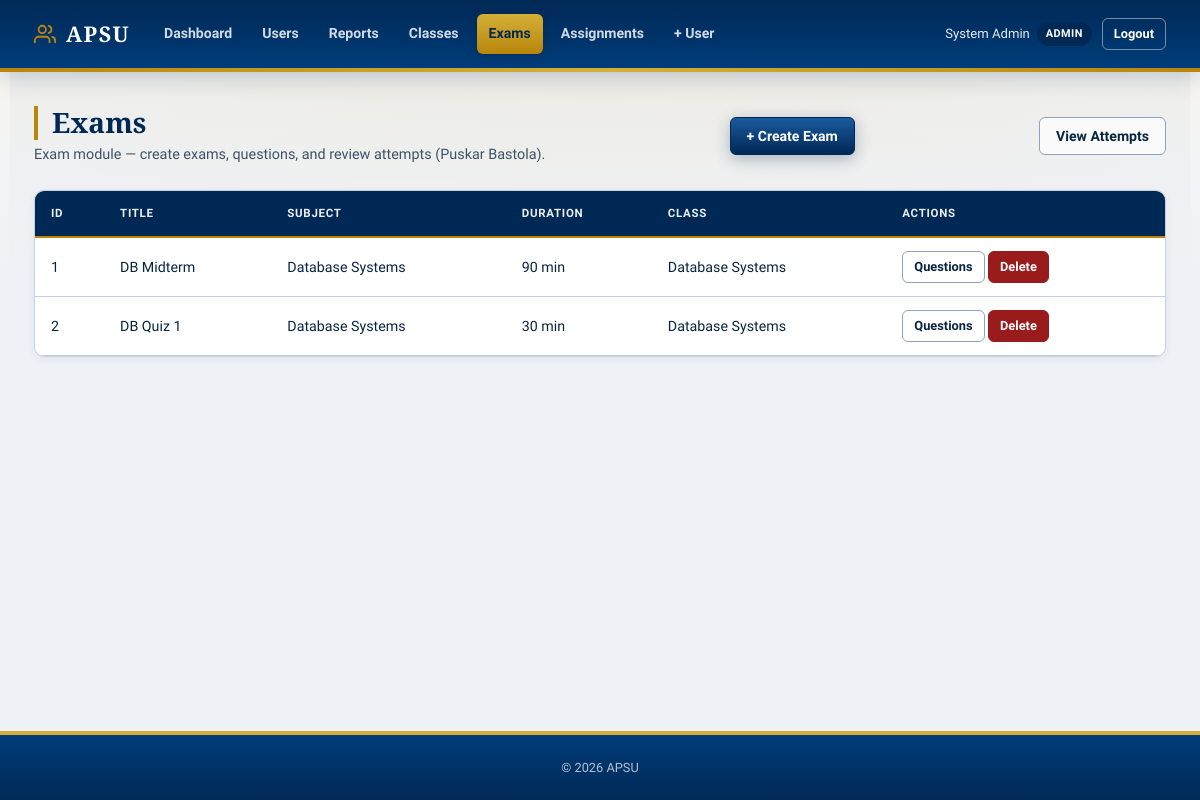
Page /exams/index.php (signed in) on the committed database.
### tables this page shows
CREATE TABLE exams (
    id               INT AUTO_INCREMENT PRIMARY KEY,
    scheduled_class_id INT NULL,
    user_id          INT NOT NULL,
    title            VARCHAR(255) NOT NULL,
    subject          VARCHAR(255) NOT NULL,
    duration_minutes INT NOT NULL DEFAULT 60,
    created_at       TIMESTAMP NOT NULL DEFAULT CURRENT_TIMESTAMP,
    FOREIGN KEY (scheduled_class_id) REFERENCES scheduled_classes(id) ON DELETE SET NULL,
    FOREIGN KEY (user_id) REFERENCES users(id) ON DELETE CASCADE
);

CREATE TABLE scheduled_classes (
    id          INT AUTO_INCREMENT PRIMARY KEY,
    report_id   INT NULL,
    user_id     INT NOT NULL,
    title       VARCHAR(255) NOT NULL,
    instructor  VARCHAR(255) NOT NULL,
    classroom   VARCHAR(255) NOT NULL,
    start_time  DATETIME NOT NULL,
    end_time    DATETIME NOT NULL,
    created_at  TIMESTAMP NOT NULL DEFAULT CURRENT_TIMESTAMP,
    FOREIGN KEY (report_id) REFERENCES reports(id) ON DELETE SET NULL,
    FOREIGN KEY (user_id) REFERENCES users(id) ON DELETE CASCADE
);

### exams/index.php (called while the page is built, shortened)
<?php
require_once __DIR__ . '/../includes/helpers.php';
require_once __DIR__ . '/model/Exam.php';
$pdo = getDB();
$exam = new Exam($pdo);
$classId = isset($_GET['class_id']) ? (int)$_GET['class_id'] : null;
$list = $exam->getAll($classId, isStudent() ? currentUserId() : null);
require __DIR__ . '/views/index.php';

### includes/helpers.php (called while the page is built, shortened)
<?php
function isStaff(): bool
{
    $role = $_SESSION['role'] ?? '';
    return $role === 'Teacher' || $role === 'Admin';
}
function isStudent(): bool
{
    return ($_SESSION['role'] ?? '') === 'Student';
}
function canManageAcademics(): bool
{
    return isStaff();
}

### exams/model/Exam.php (called while the page is built, shortened)
<?php
class Exam
{
    public function getAll(?int $classId = null, ?int $userId = null): array
    {
        $sql = 'SELECT e.*, sc.title AS class_title FROM exams e
                LEFT JOIN scheduled_classes sc ON e.scheduled_class_id = sc.id WHERE 1=1';
        $p = [];
        $sql .= ' ORDER BY e.created_at DESC';
        $st = $this->pdo->prepare($sql);
        $st->execute($p);
        return $st->fetchAll();
    }
}

### exams/views/index.php (the view, shortened to what this page needs)
<?php
require __DIR__ . '/../../includes/header.php'; ?>
<div class="page-header">
<div>
    <h1 class="page-title">Exams</h1>
    <p class="page-subtitle">
        <?php if (isStudent()): ?>
        Take available exams and review your results.
        <?php else: ?>
        Exam module — create exams, questions, and review attempts (Puskar Bastola).
        <?php endif; ?>
    </p>
</div>
<?php if (canManageAcademics()): ?>
    <a href="index.php?action=create" class="btn btn-primary">+ Create Exam</a>
<?php endif; ?>
<a href="index.php?action=attempts" class="btn btn-outline"><?= isStudent() ? 'My Results' : 'View Attempts' ?></a>
</div>
<div class="table-card"><table class="data-table">
<thead><tr><th>ID</th><th>Title</th><th>Subject</th><th>Duration</th><th>Class</th><th>Actions</th></tr></thead>
<tbody>
<?php foreach ($list as $e): ?>
<tr>
<td><?= (int)$e['id'] ?></td>
<td><?= htmlspecialchars($e['title']) ?></td>
<td><?= htmlspecialchars($e['subject']) ?></td>
<td><?= (int)$e['duration_minutes'] ?> min</td>
<td><?= htmlspecialchars($e['class_title'] ?? '—') ?></td>
<td>
<?php if (canManageAcademics()): ?>
<a href="index.php?action=questions&exam_id=<?= (int)$e['id'] ?>" class="btn btn-sm btn-outline">Questions</a>
<?php endif; ?>
<?php if (canManageAcademics()): ?>
<a href="index.php?action=delete&id=<?= (int)$e['id'] ?>" class="btn btn-sm btn-danger" onclick="return confirm('Delete?')">Delete</a>
<?php endif; ?>
</td>
</tr>
<?php endforeach; ?>
</tbody></table></div>
<?php require __DIR__ . '/../../includes/footer.php'; ?>

### assets/css/style.css (style rules this page uses)
*, *::before, *::after { box-sizing: border-box; margin: 0; padding: 0; }
:root { --color-navy: #002855; --color-navy-mid: #003d7a; --color-navy-light: #1a5a9e; --color-gold: #b8860b; --color-gold-bright: #d4af37; --color-gold-light: #f5ecd4; --color-cream: #faf8f3; --color-maroon: #6b1f2a; --color-bg: #eef1f6; --color-surface: #ffffff; --color-soft: #e4eaf2; --color-border: #c5d0de; --color-border-dark: #8fa3b8; --color-text: #0a2540; --color-text-muted: #3d5266; --color-text-light: #5c7083; --color-primary: #002855; --color-primary-h: #001d3d; --color-primary-lt: #e8eef6; --color-success: #166534; --color-success-lt: #dcfce7; --color-warning: #92400e; --color-warning-lt: #fef3c7; --color-danger: #991b1b; --color-danger-lt: #fee2e2; --color-info: #1e40af; --color-info-lt: #dbeafe; --radius-sm: 6px; --radius: 10px; --radius-lg: 14px; --shadow-sm: 0 2px 8px rgba(0, 40, 85, .06); --shadow: 0 12px 32px rgba(0, 40, 85, .1); --shadow-lg: 0 24px 56px rgba(0, 40, 85, .14); --font-serif: "Crimson Pro", "Georgia", "Times New Roman", serif; --font-sans: "Source Sans 3", "Segoe UI", system-ui, sans-serif; --font-mono: "Cascadia Code", monospace; --header-h: 72px; --transition: 0.2s cubic-bezier(0.4, 0, 0.2, 1); }
html { font-size: 16px; scroll-behavior: smooth; }
body { min-height: 100vh; display: flex; flex-direction: column; font-family: var(--font-sans); font-weight: 400; color: var(--color-text); background-color: var(--color-bg); background-image: radial-gradient(ellipse 80% 50% at 50% -20%, rgba(212, 175, 55, .12), transparent), linear-gradient(180deg, var(--color-cream) 0%, var(--color-bg) 280px); line-height: 1.65; -webkit-font-smoothing: antialiased; }
a { color: var(--color-primary); text-decoration: none; }
.btn { min-height: 38px; display: inline-flex; align-items: center; justify-content: center; gap: 7px; padding: 9px 16px; border: 1.5px solid transparent; border-radius: var(--radius-sm); font: inherit; font-size: .88rem; font-weight: 800; line-height: 1; white-space: nowrap; cursor: pointer; text-decoration: none; transition: transform .15s, box-shadow .15s, background .15s, border-color .15s, color .15s; }
.btn-primary { border-color: var(--color-navy); background: linear-gradient(180deg, var(--color-navy-light) 0%, var(--color-navy) 100%); color: #fff; box-shadow: 0 4px 16px rgba(0, 40, 85, .3); }
.btn-outline { border-color: var(--color-border-dark); background: rgba(255, 255, 255, .76); color: var(--color-text); }
.btn-danger { border-color: var(--color-danger); background: var(--color-danger); color: #fff; }
.btn-sm { min-height: 32px; padding: 6px 11px; font-size: .8rem; }
.page-header { display: flex; align-items: center; justify-content: space-between; gap: 14px; flex-wrap: wrap; margin-bottom: 24px; }
.page-title { color: var(--color-navy); font-family: var(--font-serif); font-size: 1.75rem; font-weight: 700; line-height: 1.2; border-left: 4px solid var(--color-gold); padding-left: 14px; }
.page-subtitle { margin-top: 3px; color: var(--color-text-muted); font-size: .9rem; }
.data-table { width: 100%; border-collapse: collapse; font-size: .89rem; }
.data-table th, .data-table td { padding: 13px 16px; border-bottom: 1px solid var(--color-border); text-align: left; }
.data-table th { background: var(--color-navy); color: rgba(255, 255, 255, .92); font-size: .72rem; font-weight: 700; letter-spacing: .06em; text-transform: uppercase; border-bottom: 2px solid var(--color-gold); }
.table-card { border: 1px solid var(--color-border); border-radius: var(--radius); background: var(--color-surface); overflow: hidden; box-shadow: var(--shadow-sm); }

### rows in the picture
exams: id "1", title "DB Midterm", subject "Database Systems", duration_minutes "90", scheduled_class.title "Database Systems"
exams: id "2", title "DB Quiz 1", subject "Database Systems", duration_minutes "30", scheduled_class.title "Database Systems"

### other values in the picture
$_SESSION['full_name'] "System Admin"
$role "ADMIN"
